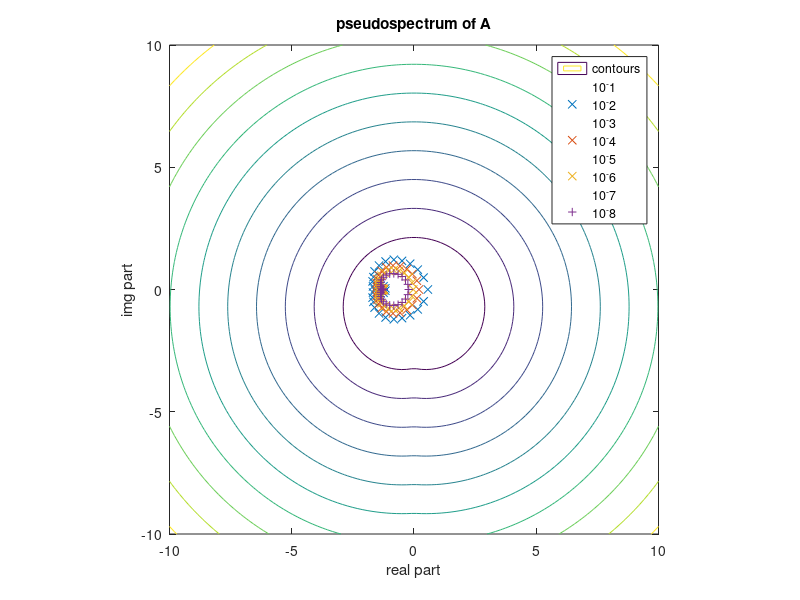

This figure's MATLAB source:
clf;
n = 32;
A = diag(ones(n,1)*-1) + diag(ones(n-1,1),1) + diag(ones(n-2,1),2);

% from Def 2
t = 10;
grid = linspace(-t, t, 100);
L = length(grid);
Z2 = zeros(L);
X2 = zeros(L,1);
Y2 = zeros(L,1);

for j=1:L
    for k=1:L
        r = grid(j);
        im = grid(k);
        z = (r+im*1i);
        s = svd(A - eye(n)*z);
        X2(j) = r;
        Y2(k) = im;
        Z2(j,k) = s(end);
    end
end

contour(X2,Y2,Z2)
hold on
plotStyles = ["bx","rx","kx","b+","r+","k.","r.","b."];
% from Def 1
eLim = 8;
L = n;
X1 = zeros(L,1);
Y1 = zeros(L,1);
leg = {};
for j=1:eLim
    e = 10^-j;
    r = rand(n);
    dA = (r/norm(r))*e;
    A_pert = A + dA;
    eigs = eig(A_pert);
    
    for q = 1:length(eigs)
        eig_v = eigs(q);
        X1(q) = real(eig_v);
        Y1(q) = imag(eig_v);
     
    end
    plot(X1, Y1, plotStyles(j), 'LineStyle', 'none');

end
title('pseudospectrum of A')
xlabel('real part')
ylabel('img part')
axis equal
hold off
legend({'contours','10^-1','10^-2','10^-3','10^-4','10^-5','10^-6','10^-7','10^-8'})


% We see that the e-pseudospectrum for 10^-1 through 10^-8 is tightly
% compact around the origin. This means that the set of eigenvalues for
% matrices within a small pertubation of A grows largely relative to the
% pertubation. Thus small perturbations in A can result in very large 
% perturbations to the eigenvalues.